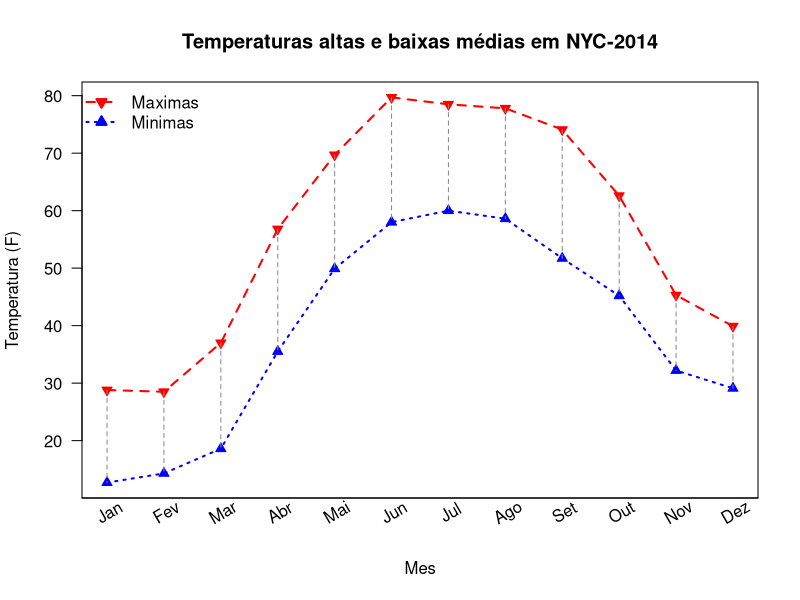

The R script that drew this image:
mes <- c("Jan", "Fev", "Mar", "Abr", "Mai", "Jun",
         "Jul", "Ago", "Set", "Out", "Nov", "Dez")
mes_num <- 1:length(mes)
high_NYC2014 <- c(28.8, 28.5, 37.0, 56.8, 69.7, 79.7, 78.5, 77.8, 74.1, 62.6, 45.3, 39.9)
low_NYC2014 <- c(12.7, 14.3, 18.6, 35.5, 49.9, 58.0, 60.0, 58.6, 51.7, 45.2, 32.2, 29.1)
dados <- data.frame(mes, high_NYC2014, low_NYC2014)
minx <- min(mes_num, na.rm=TRUE)
maxx <- max(mes_num, na.rm=TRUE)
miny <- min(high_NYC2014, low_NYC2014, na.rm=TRUE)
maxy <- max(high_NYC2014, low_NYC2014, na.rm=TRUE)
plot(NA, NA, 
     main = "Temperaturas altas e baixas médias em NYC-2014",
     xlim=c(minx,maxx), ylim=c(miny,maxy),
     xaxt="n", yaxt="n",
     xlab =  "Mes",
     ylab = "Temperatura (F)")
# x axis
axis(side=1, at=c(minx-1,maxx+1), labels = FALSE)
text(x=mes_num,  par("usr")[3], 
     labels = mes, srt = 30, pos = 1, xpd = TRUE)
# y axis
axis(side=2, las=1)
# high temps
high_cor <- "red"
high_lty <- 2  
lines(mes_num,high_NYC2014,lwd=2,lty=high_lty,col=high_cor)
points(mes_num,high_NYC2014,pch=25,col=high_cor,bg=high_cor)
# low temps
low_cor <- "blue"
low_lty <- 3  
lines(mes_num,low_NYC2014,lwd=2,lty=low_lty,col=low_cor)
points(mes_num,low_NYC2014,pch=24,col=low_cor,bg=low_cor)
# high-low vertical lines
hl_x <- c()
hl_y <- c()
for (m in 1:length(mes))
{
  hl_x <- c(hl_x, mes_num[m],      mes_num[m]    , NA)
  hl_y <- c(hl_y, high_NYC2014[m], low_NYC2014[m], NA)
}
lines(hl_x,hl_y,lty=2, lwd=1,col="#888888")
# legenda
legend("topleft",
       c("Maximas", "Minimas"),
       col=c(high_cor,low_cor),
       pt.bg=c(high_cor,low_cor),
       pch=c(25,24),
       lwd=c(2,2),
       lty=c(high_lty,low_lty),
       box.lwd=0, bg="transparent")
